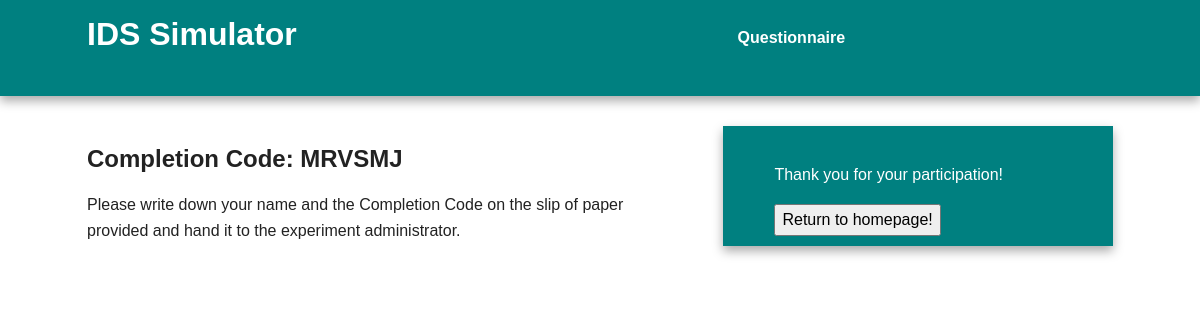
Before: /completion (signed in) with the older database file.
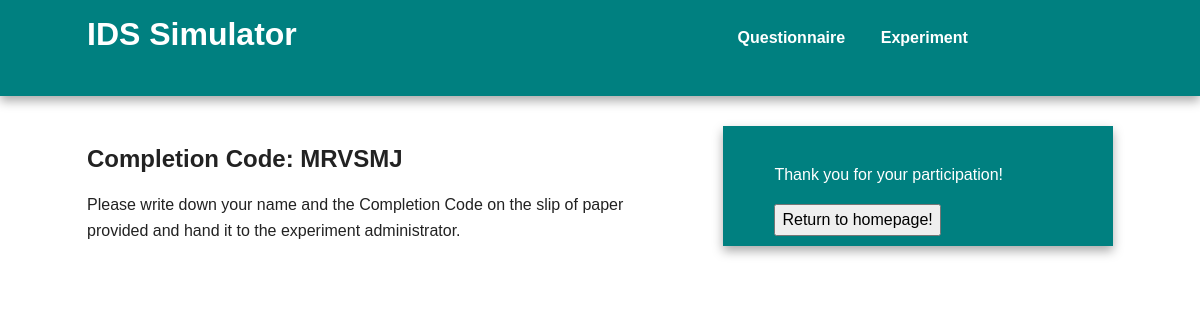
After: the same page with the newer database file.
### models.py (models this page shows, shortened)
class User(db.Model, UserMixin):
    id = db.Column(db.Integer, primary_key=True)
    username = db.Column(db.String(50), unique=True)
    group = db.Column(db.Integer())
    time_begin = db.Column(db.DateTime)
    time_end = db.Column(db.DateTime)
    events = db.Column(db.String(256))
    questionnaire_complete = db.Column(db.Boolean)
    training_complete = db.Column(db.Boolean)
    experiment_complete = db.Column(db.Boolean)
    survey_complete = db.Column(db.Boolean)
    completion_code = db.Column(db.String(6))

### crywolf.py (the view)
@app.route("/completion")
def completion():
    code = current_user.completion_code
    return render_template('completion.html', code=code)

### crywolf.py (called while the page is built)
@login_manager.user_loader
def load_user(user_id):
    return models.User.query.get(user_id)

### templates/completion.html (shortened to what this page needs)
{% extends "base.html" %}
{% block content %}
    <article>
        <h2>Completion Code: {{ code }}</h2>
        <p>Please write down your name and the Completion Code on the slip of paper provided and hand it to the experiment administrator.</p>
    </article>
    <aside>
        <p>Thank you for your participation!</p>
        <button type="submit" onclick="location.href='{{ url_for('index') }}';">Return to homepage!</button>
    </aside>
{% endblock %}

### templates/base.html (shortened to what this page needs)
<!doctype html>
<html class="no-js" lang="">
    <head>
        <link rel="stylesheet" href="../static/css/normalize.min.css">
        <link rel="stylesheet" href="../static/css/main.css">
    </head>
    <body>
        <div class="header-container">
            <header class="wrapper clearfix">
                <a href= {{ url_for('index') }}><h1 class="title">IDS Simulator</h1></a>
                <nav>
                    <ul>
                        {% if current_user.is_authenticated and current_user.questionnaire_complete == False %}
                            <a href={{ url_for('prequestionnaire') }}>Questionnaire</a>
                        {% endif %}
                        {% if current_user.is_authenticated and current_user.training_complete == True %}
                            <li><a href={{ url_for('experiment') }}>Experiment</a></li>
                        {% endif %}
                    </ul>
                </nav>
            </header>
        </div>
        <div class="main-container">
            <div class="main wrapper clearfix">
                {% block content %}
                {% endblock %}
            </div>
        </div>
    </body>
</html>

### static/css/main.css (style rules this page uses)
html { color: #222; font-size: 1em; line-height: 1.4; }
body { font: 16px/26px Helvetica, Helvetica Neue, Arial; }
.wrapper { width: 90%; margin: 0 5%; }
.header-container { border-bottom: 20px solid teal; }
.footer-container, .main aside { border-top: 20px solid teal; }
.header-container, .footer-container, .main aside { background: teal; }
.title { color: white; }
nav ul { margin: 0; padding: 0; list-style-type: none; }
nav a { display: block; margin-bottom: 10px; padding: 15px 0; text-align: center; text-decoration: none; font-weight: bold; color: white; background: teal; }
.main { padding: 30px 0; }
.main aside { color: white; padding: 0px 5% 10px; }
@media only screen and (min-width: 480px) { nav a { float: left; width: 27%; margin: 0 1.7%; padding: 25px 2%; margin-bottom: 0; } }
@media only screen and (min-width: 480px) { nav li:last-child a { margin-right: 0; } }
@media only screen and (min-width: 480px) { nav ul li { display: inline; } }
@media only screen and (min-width: 768px) { .header-container, .main aside { -webkit-box-shadow: 0 5px 10px #aaa; -moz-box-shadow: 0 5px 10px #aaa; box-shadow: 0 5px 10px #aaa; } }
@media only screen and (min-width: 768px) { .title { float: left; } }
@media only screen and (min-width: 768px) { nav { float: right; width: 38%; } }
@media only screen and (min-width: 768px) { .main article { float: left; width: 57%; } }
@media only screen and (min-width: 768px) { .main aside { float: right; width: 28%; } }
@media only screen and (min-width: 1140px) { .wrapper { width: 1026px; margin: 0 auto; } }
.clearfix:before, .clearfix:after { content: " "; display: table; }
.clearfix:after { clear: both; }
.clearfix { *zoom: 1; }

### templates/completion.html (style rules this page uses)
button { color: black; }

Changed rows visible on the page:
changed User "MRVSMJ": training_complete False → True (drawn)
Other visible differences:
text now shown: "Experiment"
